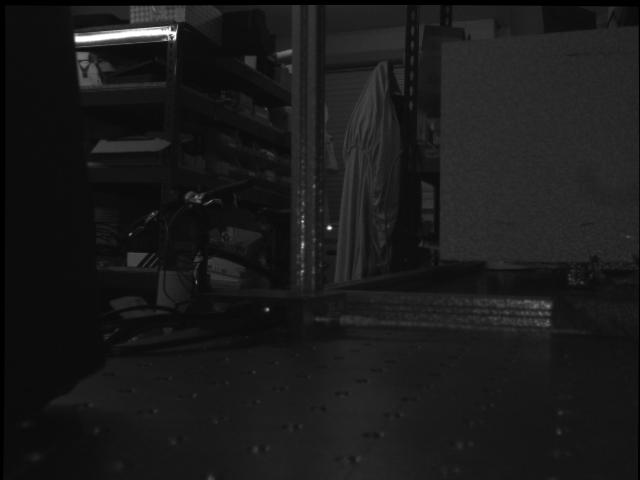
#> input picture generate3D/Example Images/image_101_l_.png, 640 x 480 px, given in place of the camera
$ python RangeFunctionEditedAndSanityCheck.py   (older library calls are emulated)
#> lines starting #> are read from the running program, lines starting #| are printed output that depends on the picture
import cv2
import numpy as np
import time
import signal
import math
import os

def ranger():
    dist = getRange()
    print (dist)
    return dist

def getRange():
    dist = -1

    maxImageCount = 35
    timeBetweenPics = 0.03
    totalDist = 0

    Rot_matrix,Tran_dist,Q_matrix,Rmatrix,Rdist,Lmatrix,Ldist = loadCalibration()
    cam = initVideoCamera()

    for imageNum in range(maxImageCount):
        frame_right,frame_left = getStereoImages(cam)
        rectR,rectL = rectifyStereoImages(frame_right,frame_left,Rot_matrix,Tran_dist,Rmatrix,Rdist,Lmatrix,Ldist)
        points = generate3D(rectR,rectL,Q_matrix)
        origXPos,origYPos,origZPos = pointsToCoordinates(points)
        adjustXPos,adjustYPos = coordinateAdjustment(origXPos,origYPos)
        distToPoint = distToClosestPointsToOrigin(adjustXPos,adjustYPos,origZPos)

        totalDist += distToPoint
        time.sleep(timeBetweenPics)
#> this loop made 31 passes
#> totalDist on passes 1 to 12: -1, -2, -3, -4, -5, -6, -7, -8, -9, -10, -11, -12
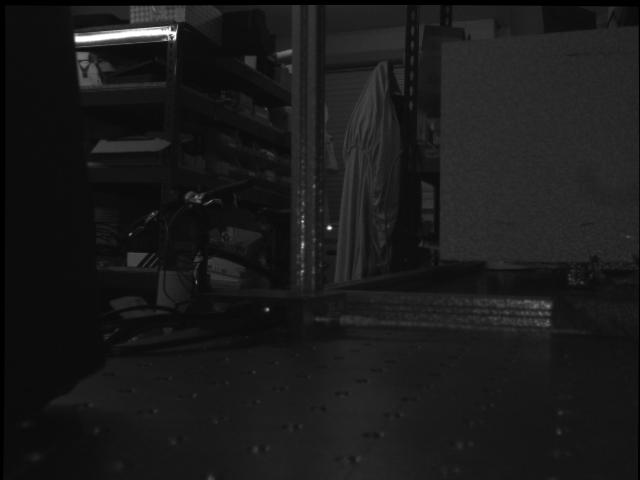
#> input picture generate3D/Example Images/image_101_l_.png, 640 x 480 px, given in place of the camera
#> pass 1, in getStereoImages, `frame_left = cv2.flip(frame_left[:, :, 1],0)`:
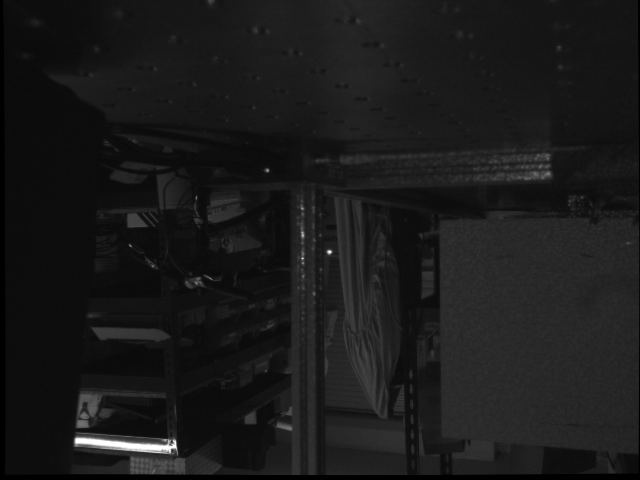
#> frame_left: shape (480, 640); min 0, max 255, mean 26
#> pass 1, in rectifyStereoImages, `Ldst = cv2.remap(frame_left,Lmapx,Lmapy,cv2.INTER_LINEAR)`:
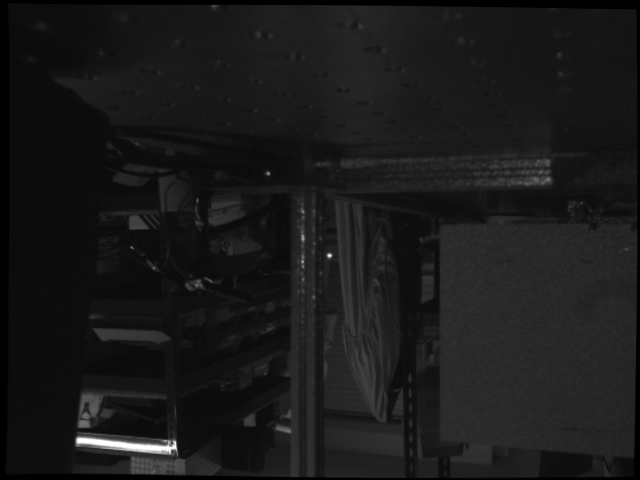
#> Ldst: shape (480, 640); min 0, max 255, mean 25.6
#> pass 1, in rectifyStereoImages, `Rdst = cv2.remap(frame_right,Rmapx,Rmapy,cv2.INTER_LINEAR)`:
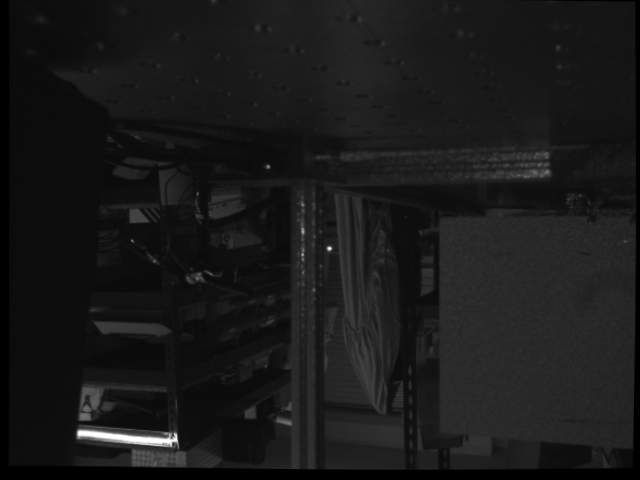
#> Rdst: shape (480, 640); min 0, max 255, mean 25.4
#> after the loop, totalDist = -30

    dist = averageDistance(totalDist,maxImageCount)

    return dist

def loadCalibration():
    #loads in the stereo calibration
    script_path = os.path.dirname(os.path.realpath(__file__))
    Scal = cv2.FileStorage(script_path+"/cal/stereo_calibration.xml", cv2.FILE_STORAGE_READ)
    Rot_matrix = Scal.getNode("R").mat()
    Tran_dist = Scal.getNode("T").mat()
    Q_matrix = Scal.getNode("Q").mat()
    Scal.release()

    #loads in the calibration files and finds the camera matrix and the distortion coefficients
    Rcal = cv2.FileStorage(script_path+"/cal/right_calibration.xml", cv2.FILE_STORAGE_READ)
    Rmatrix = Rcal.getNode("cameraMatrix").mat()
    Rdist = Rcal.getNode("distCoeffs").mat()
    Rcal.release()

    Lcal = cv2.FileStorage(script_path+"/cal/left_calibration.xml", cv2.FILE_STORAGE_READ)
    Lmatrix = Lcal.getNode("cameraMatrix").mat()
    Ldist = Lcal.getNode("distCoeffs").mat()
    Lcal.release()

    return Rot_matrix,Tran_dist,Q_matrix,Rmatrix,Rdist,Lmatrix,Ldist

def initVideoCamera():
    cam = cv2.VideoCapture(0)
    return cam

def getStereoImages(cam):
    ret, frame = cam.read()
    frame_left = frame.copy()
    frame_left = cv2.flip(frame_left[:, :, 1],0)
    frame_right = frame.copy()
    frame_right = cv2.flip(frame_right[:, :, 2],0)

    return frame_right,frame_left

def rectifyStereoImages(frame_right,frame_left,Rot_matrix,Tran_dist,Rmatrix,Rdist,Lmatrix,Ldist):
    #pressing space takes picture and applies calibration

    Lheight, Lwidth = frame_left.shape[:2]
    Rheight, Rwidth = frame_right.shape[:2]

    (leftRectification, rightRectification, leftProjection, rightProjection,
    dispartityToDepthMap, leftROI, rightROI) = cv2.stereoRectify(
            Lmatrix, Ldist,
            Rmatrix, Rdist,
            (Lwidth,Lheight), Rot_matrix, Tran_dist,
            None, None, None, None, None,
            cv2.CALIB_ZERO_DISPARITY, -1)

    #undistort
    Lmapx,Lmapy = cv2.initUndistortRectifyMap(Lmatrix,Ldist,leftRectification,leftProjection,(Lwidth,Lheight),5)
    Ldst = cv2.remap(frame_left,Lmapx,Lmapy,cv2.INTER_LINEAR)

    Rmapx,Rmapy = cv2.initUndistortRectifyMap(Rmatrix,Rdist,rightRectification,rightProjection,(Rwidth,Rheight),5)
    Rdst = cv2.remap(frame_right,Rmapx,Rmapy,cv2.INTER_LINEAR)

    return Rdst,Ldst

def generate3D(rectR,rectL,Q_matrix):
    CV_MATCHER_BM = 1
    CV_MATCHER_SGBM = 0

    #define matching parameters
    #SETTINGS FOR PHOBOS NUCLEAR
    algorithm = CV_MATCHER_BM
    window_size = 30
    block_size = 15
    min_disp = 20
    num_disp = 16*6
    uniqness_ratio = 15
    speckle_window_size = 500
    speckle_range = 5

    #Convert source image to unsigned 8 bit integer Numpy array
    arrL = np.uint8(rectL)
    arrR = np.uint8(rectR)

    #generate disparity using stereo matching algorithms
    if algorithm == CV_MATCHER_BM:
        stereo = cv2.StereoBM_create(numDisparities=num_disp, blockSize=block_size)
        stereo.setMinDisparity(min_disp)
        stereo.setSpeckleWindowSize(speckle_window_size)
        stereo.setSpeckleRange(speckle_range)
        stereo.setUniquenessRatio(uniqness_ratio)
    elif algorithm == CV_MATCHER_SGBM:
        stereo = cv2.StereoSGBM_create(minDisparity = min_disp,
                numDisparities = num_disp,
                blockSize = block_size,
                P1 = 8*3*window_size**2,
                P2 = 32*3*window_size**2,
                disp12MaxDiff = 1,
                uniquenessRatio = uniqness_ratio,
                speckleWindowSize = speckle_window_size,
                speckleRange = speckle_range
                )

    disp = stereo.compute(arrL, arrR).astype(np.float32) / 16.0

    #reproject disparity to 3D
    points = cv2.reprojectImageTo3D(disp, Q_matrix)
    disp = (disp-min_disp)/num_disp

    #normalise disparity
    imask = disp > disp.min()
    disp_thresh = np.zeros_like(disp, np.uint8)
    disp_thresh[imask] = disp[imask]

    disp_norm = np.zeros_like(disp, np.uint8)
    cv2.normalize(disp, disp_norm, alpha=0, beta=255, norm_type=cv2.NORM_MINMAX, dtype=cv2.CV_8U)

    #format colour image from left camera for mapping to point cloud
    h, w = arrL.shape[:2]
    colors = cv2.cvtColor(arrL, cv2.COLOR_BGR2RGB)
    mask = disp > disp.min()
    out_points = points[mask]
    out_colors = colors[mask]

    #saves the points of a point map as variables
    return out_points

def pointsToCoordinates(points):
    #takes list of all points and breaks it to 3 coordinate lists
    originalXPositions = []
    originalYPositions = []
    originalZPositions = []

    for coordinate in range(len(points)):
        originalXPositions.append(points[coordinate][0])
        originalYPositions.append(points[coordinate][1])
        originalZPositions.append(points[coordinate][2])

    return originalXPositions,originalYPositions,originalZPositions

def coordinateAdjustment(originalXPositions,originalYPositions):
    #Original origin is with respect to the camera, adjusted origin is with respect to the laser spot at 1.0m
    changeInX = 0.040
    changeInY = 0.066

    adjustedXPositions = []
    adjustedYPositions = []

    for xValue in originalXPositions:
        adjustedXValue = xValue + changeInX
        adjustedXPositions.append(adjustedXValue)

    for yValue in originalYPositions:
        adjustedYValue = yValue + changeInY
        adjustedYPositions.append(adjustedYValue)

    return adjustedXPositions,adjustedYPositions

def distToClosestPointsToOrigin(adjustedXPositions,adjustedYPositions,originalZPositions):
    #Uses pythagoras to find the shortest disance to the adjusted origin, and then
    #the position in the list of this, and therefore the z coordinate of this point
    listPoints = []
    shortestDist = 10.0

    for coord in range(len(adjustedXPositions)):
        distFromOrigin = math.sqrt(adjustedXPositions[coord]*adjustedXPositions[coord] + adjustedYPositions[coord]*adjustedYPositions[coord])
        if distFromOrigin < shortestDist:
            shortestDist = distFromOrigin
            listPoints.append(coord)

    # check points where generated
    if (len(listPoints) <= 0):
        return -1

    distToPoint = originalZPositions[listPoints[-1]]

    return distToPoint

# [86 lines left out: functions averageDistance, sanityCheck, not called in this run]

if __name__=="__main__":
    ranger()
